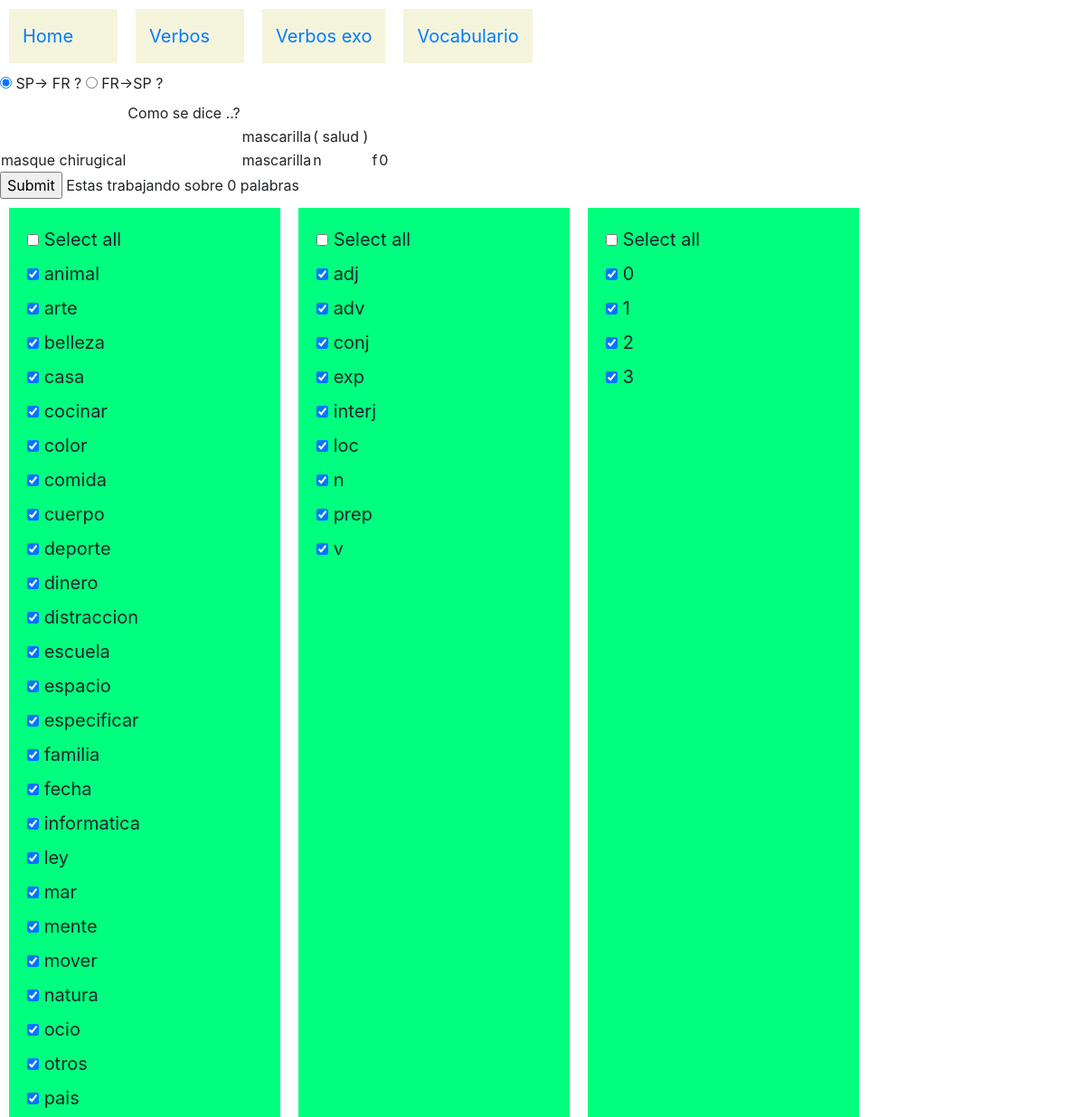
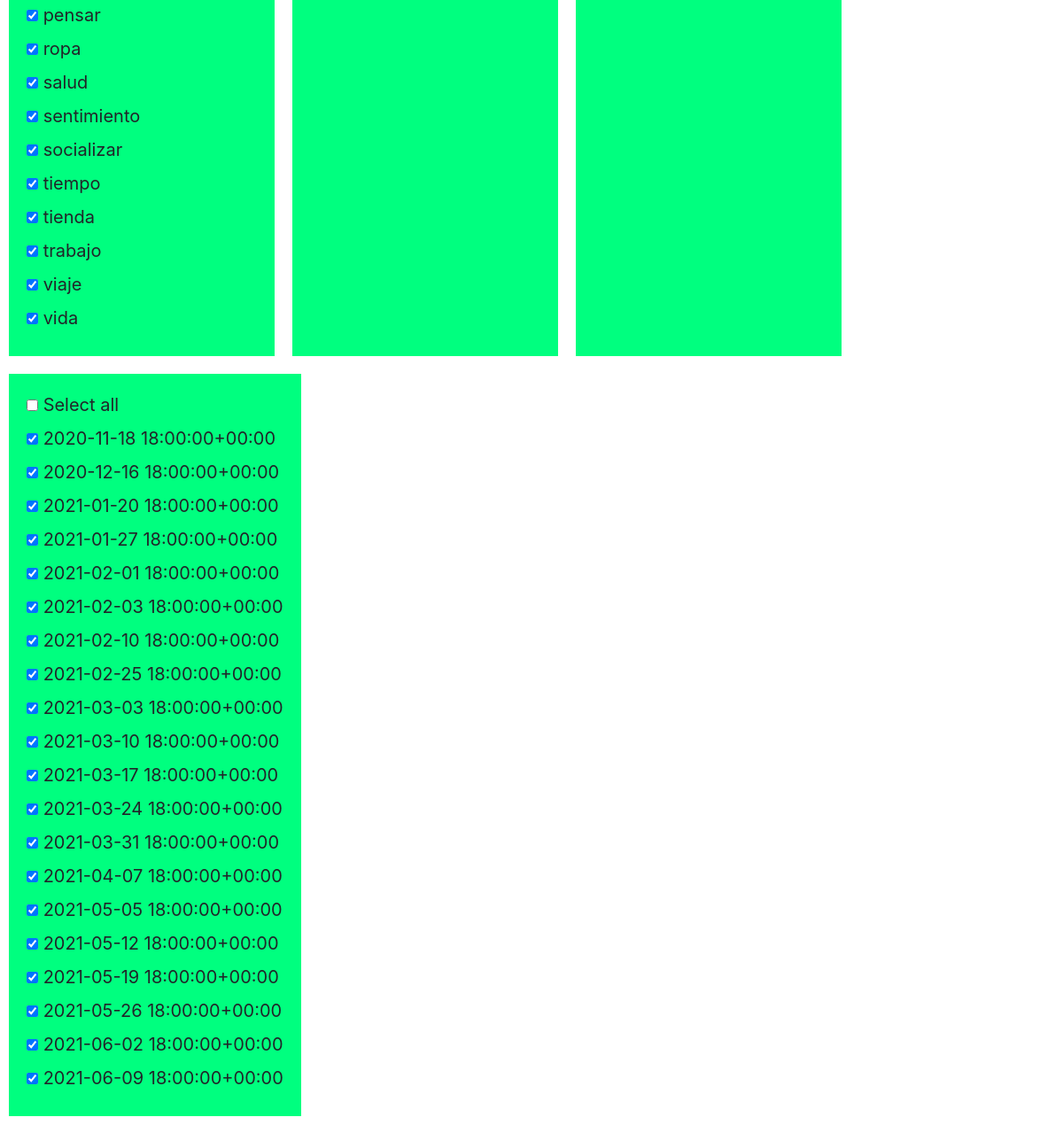
/verbos/vocabulario/564/564, run on an earlier commit of the app's database (2 pictures, top to bottom).
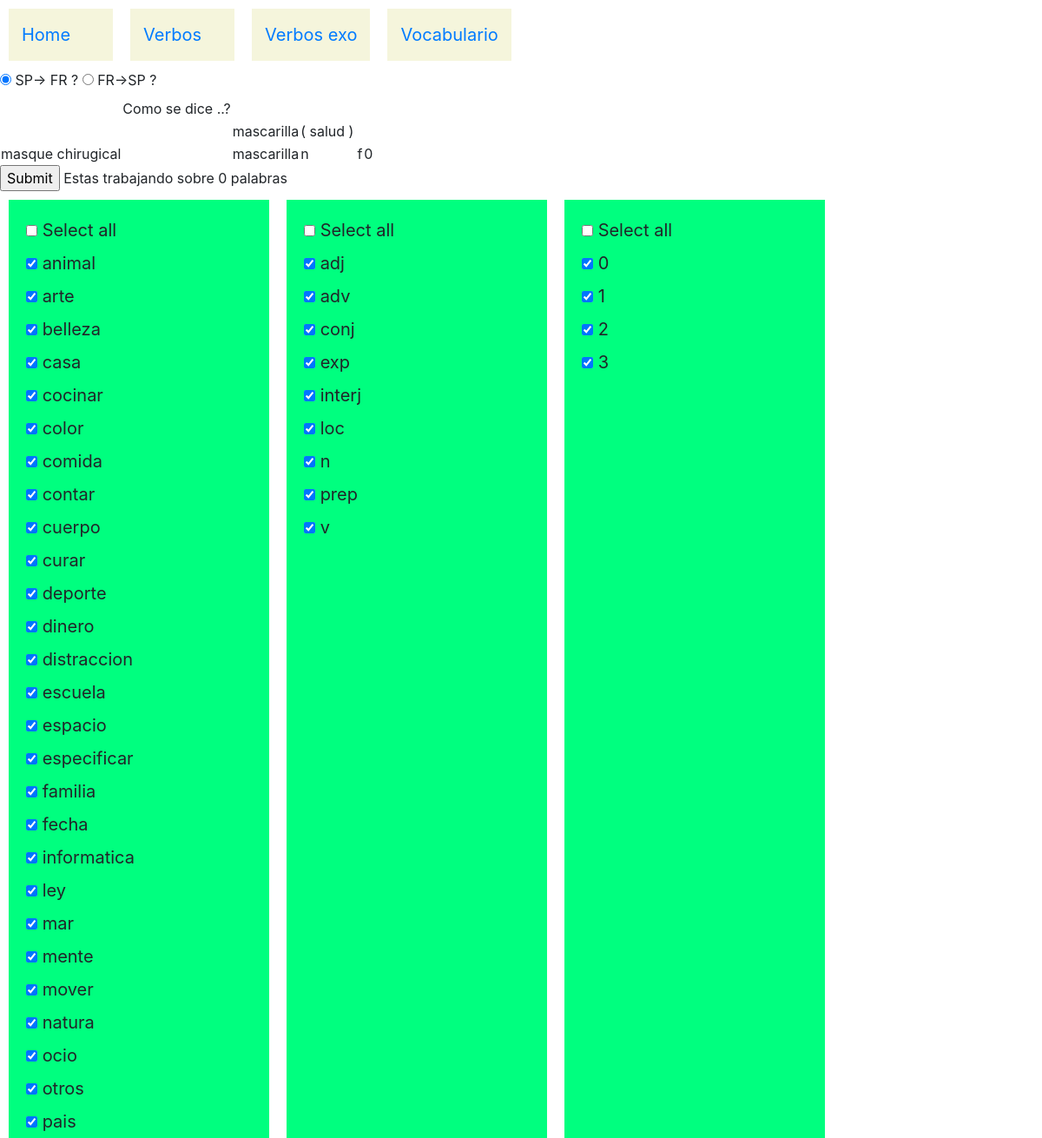
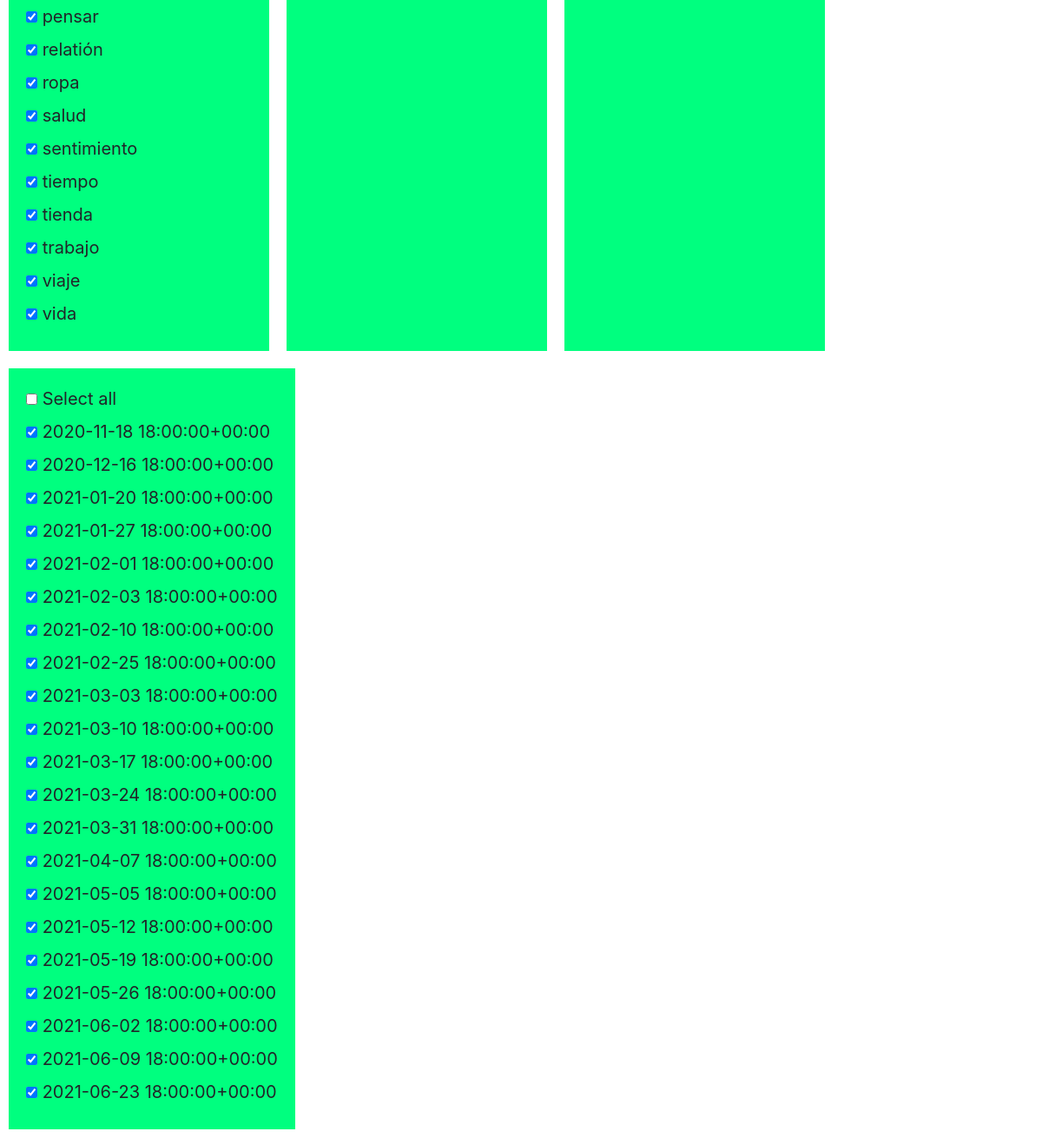
And on a later commit of the database (2 pictures, top to bottom).
### verbos/models.py (models this page shows, shortened)
class Palabra(models.Model):
    palabrafecha= models.ForeignKey(Palabrafecha,on_delete=models.CASCADE,related_name="palabra")
    palabra = models.CharField(max_length=40,null=True)
    traduccion = models.CharField(max_length=60,null=True)
    palabranivel = models.ForeignKey(Palabranivel,on_delete=models.CASCADE,related_name="palabra")
    palabratipo = models.ForeignKey(Palabratipo,on_delete=models.CASCADE,related_name="palabra")
    palabragenero = models.ForeignKey(Palabragenero,on_delete=models.CASCADE,related_name="palabra")
    palabrafamilia = models.ForeignKey(Palabrafamilia,on_delete=models.CASCADE,related_name="palabra")

class Palabrafamilia(models.Model):
    palabrafamilia = models.CharField(max_length=30,null=True)
    palabrafamiliaseq=models.IntegerField(null=True)
    def __str__(self):
        return self.palabrafamilia

class Palabratipo(models.Model):
    palabratipo = models.CharField(max_length=32,null=True)
    def __str__(self):
        return self.palabratipo

class Palabragenero(models.Model):
    palabragenero = models.CharField(max_length=2,null=True)
    def __str__(self):
        return str(self.palabragenero)

class Palabranivel(models.Model):
    palabranivel = models.CharField(max_length=2,null=True)
    def __str__(self):
        return self.palabranivel

class Palabrafecha(models.Model):
    palabrafecha = models.DateTimeField(null=True,default=date.today)
    def __str__(self):
        return str(self.palabrafecha)

### verbos/views.py (the view, shortened to what this page needs)
# urls.py: path('vocabulario/<int:mode_id>/<int:palabra_id>',views.vocabulario,name='vocabulario_run'),
def vocabulario(request,mode_id,palabra_id):
    familias_selected=[]
    familias_txt=[]
    Palabra_winner=Palabra.objects.first()
    Palabra_winner_prev = Palabra.objects.first()
    Palabra_selectada_count= 0
    print("type  du first element")
    familias  = Palabrafamilia.objects.all()
    tipos  = Palabratipo.objects.all()
    generos =   Palabragenero.objects.all()
    nivels =    Palabranivel.objects.all()
    fechas =    Palabrafecha.objects.all().order_by('palabrafecha')
    print("palabra_winner.id"  )
    jsfamilias=jslist(familias)
    jstipos =jslist(tipos)
    jsgeneros=jslist(generos)
    jsnivels=jslist(nivels)
    jsfechas=jslist(fechas)
    context= {
            "familias" : familias,
            "jsfamilias" : jsfamilias,
            "familias_selected" : familias_selected,
            "familias_txt" : familias_txt,
            "tipos" : tipos,
            "jstipos" : jstipos ,
            "generos" : generos,
            "jsgeneros" : jsgeneros ,
            "nivels" : nivels ,
            "jsnivels" : jsnivels ,
            "fechas" : fechas,
            "jsfechas" : jsfechas ,
            "Palabra_winner" : Palabra_winner,
            "Palabra_winner_prev" : Palabra_winner_prev,
            "Palabra_selectada_count" : Palabra_selectada_count ,
        }
    return render(request,"verbos/vocabulario.html",context)

### verbos/views.py (called while the page is built)
def jslist(myqueryset):
    jstname=myqueryset.model.__name__
    jstlst=[]
    for item in myqueryset:
        jstlst.append([jstname,item.id])
    return jstlst

### verbos/templates/verbos/vocabulario.html (shortened to what this page needs)
{% extends 'verbos/layout.html' %}
{% block body1 %}
<form action= "{% url 'vocabulario_run'  1 Palabra_winner.id %}" method="post">
<input type="radio" name="mode" id="FRES" value="FRES" onchange="togglefunction('radioL1','radioL2')"  >
<label for ="FRES"> SP-> FR ?</label>
<input type="radio" name="mode" id="ESFR" value="ESSP" onchange="togglefunction('radioL2','radioL1')" >
<label for ="ESFR"> FR->SP ?</label>
<table>
	<tr>
		<td>
		</td>
		<td>
			<span> Como se dice ..? <span>
		</td>
	</tr>
	<tr>
		<td>
		</td>
		<td>
		</td>
		<td>
			<span id="radioL2" > {{ Palabra_winner.palabra }} </span>
		</td>
		<td>
			<span> ( {{ Palabra_winner.palabrafamilia }} )  </span>
		</td>
		<td>
		</td>
		<td>
		</td>
	</tr>
	<tr>
		<td>
			<span> {{ Palabra_winner_prev.traduccion }} </span>
		</td>
		<td>
		</td>
		<td>
			<span> {{ Palabra_winner_prev.palabra }} </span>
		</td>
		<td>
			<span> {{ Palabra_winner_prev.palabratipo }} </span>
		</td>
		<td>
		</td>
		<td>
			<span> {{ Palabra_winner_prev.palabragenero}} </span>
		</td>
		<td>
			<span> {{ Palabra_winner_prev.palabranivel }} </span>
		</td>
</table>
		<input type="submit" value = "Submit"> </input>
			<span> Estas trabajando sobre </span>
			<span> {{ Palabra_selectada_count }}</span>
			<span> palabras </span>
<div id="container">
		<div>
		<input type="checkbox" id="checkbox_familia" name="checktodos" data-type="familia">
		<label for="checkbox_familia" > Select all </label>
		<br>
		{% for familia in familias %}
		<input type="checkbox" id="Palabrafamilia-{{familia.id}}" name="familia" value="{{familia.id}}"  data-storage="true"  >
		 <label  for="Palabrafamilia-{{familia.id}}" > {{familia}} </label>
		 <br>
		{% endfor %}
	</div>
	<div>
		<input type="checkbox" id="checkbox_tipo" name="checktodos" data-type="tipo">
		<label for="checkbox_tipo" > Select all </label>
		<br>
		{% for tipo  in tipos %}
		<input type="checkbox" id="Palabratipo-{{tipo.id}}" name="tipo" value="{{tipo.id}}"  data-storage="true"  >
		 <label  for="Palabratipo-{{tipo.id}}" > {{tipo}} </label>
		 <br>
		{% endfor %}
	</div>
	<div>
		<input type="checkbox" id="checkbox_nivel" name="checktodos" data-type="nivel">
		<label for="checkbox_nivel" > Select all </label>
		<br>
		{% for nivel  in nivels %}
		<input type="checkbox" id="Palabranivel-{{nivel.id}}" name="nivel" value="{{nivel.id}}"  data-storage="true"  >
		 <label  for="Palabranivel-{{nivel.id}}" > {{nivel}} </label>
		 <br>
		{% endfor %}
	</div>
		<div>
		<input type="checkbox" id="checkbox_fecha" name="checktodos" data-type="fecha">
		<label for="checkbox_fecha" > Select all </label>
		{% for fecha in fechas  %}
		<input type="checkbox" id="Palabrafecha-{{fecha.id}}" name="fecha" value="{{fecha.id}}"  data-storage="true"  >
		 <label  for="Palabrafecha-{{fecha.id}}" > {{fecha}} </label>
		 <br>
		{% endfor %}
	</div>
</div>
	</form >
{% endblock %}

What changed in the data, as far as the page shows it:
removed Palabrafamilia: palabrafamilia "socializar"
added Palabrafamilia: palabrafamilia "contar"
added Palabrafamilia: palabrafamilia "curar"
added Palabrafamilia: palabrafamilia "relatión"
added Palabrafecha: palabrafecha "2021-06-23 18:00:00+00:00"
